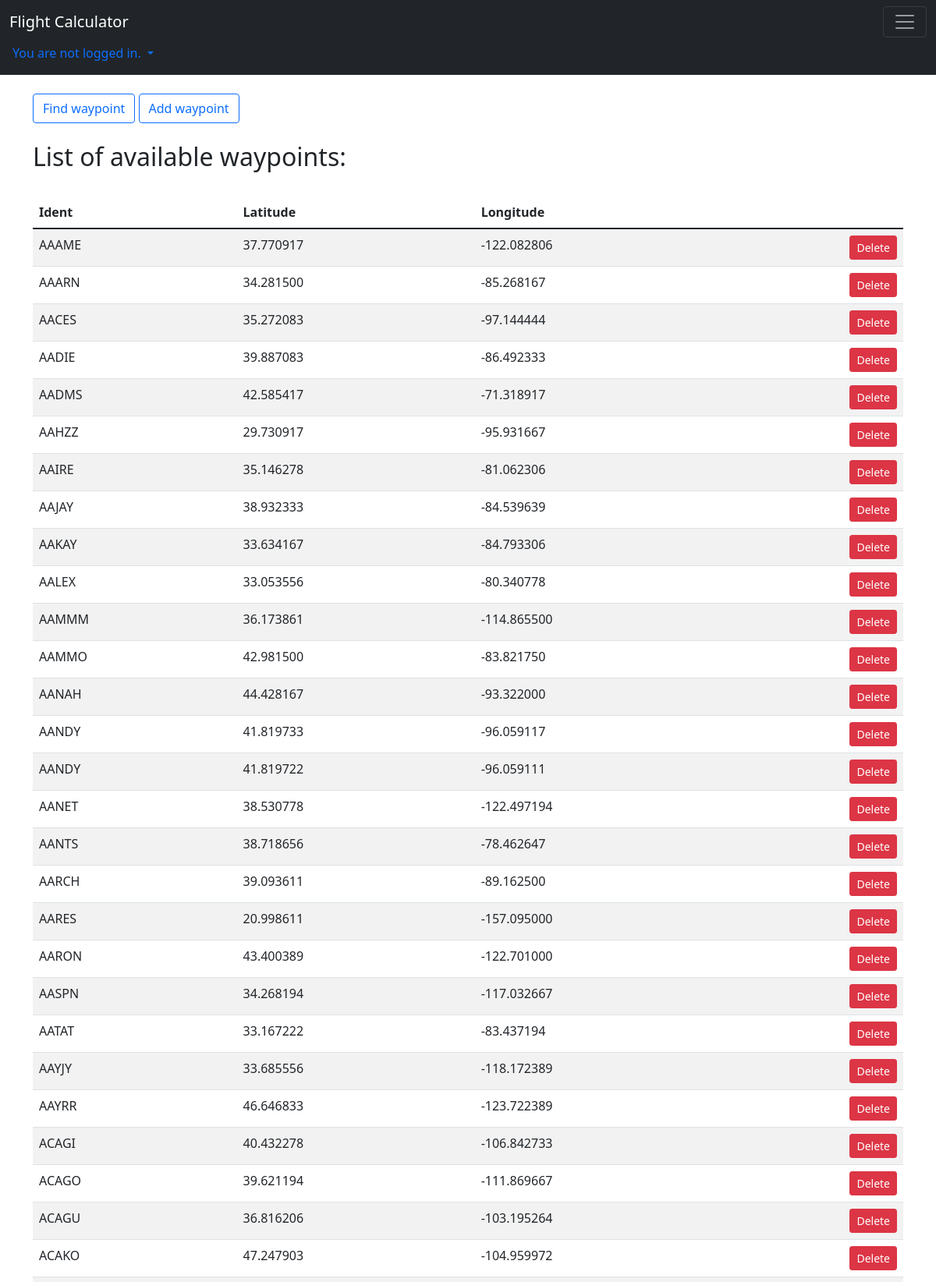
The page /viewer/waypoints (upper part) on the database its author committed.
### viewer/models.py (models this page shows, shortened)
class Waypoint(models.Model):
    name = models.CharField(max_length=5)
    lat = models.DecimalField(max_digits=8, decimal_places=6)
    lon = models.DecimalField(max_digits=9, decimal_places=6)

### viewer/views.py (the view)
# urls.py: path('waypoints', WaypointsView.as_view(), name="waypoints"),
class WaypointsView(ListView):
    template_name = "waypoints.html"
    model = Waypoint
    paginate_by = 200

### viewer/templates/waypoints.html (shortened to what this page needs)
{% extends "base.html" %}
{% block content %}
<a href="{% url 'viewer:waypoint_search' %}" class="btn btn-outline-primary mt-4" >Find waypoint</a>
<a href="{% url 'viewer:waypoint_add' %}" class="btn btn-outline-primary mt-4">Add waypoint</a>
<h2 class="py-4">List of available waypoints:</h2>
<table class="table table-striped table-hover">
  <thead>
    <tr>
      <th scope="col">Ident</th>
        <th scope="col">Latitude</th>
      <th scope="col">Longitude</th>
    </tr>
  </thead>
  <tbody>
  {% for waypoint in object_list %}
    <tr>
      <td>{{ waypoint.name}}</td>
      <td>{{ waypoint.lat }}</td>
        <td>{{ waypoint.lon }} <a class="btn btn-danger btn-sm float-end" href="{% url "viewer:delete_waypoint" waypoint.id %}">Delete</a> </td>
    </tr>
  {% endfor %}
  </tbody>
</table>
{% endblock %}

### rows shown on the page
Waypoint: name "AAAME", lat "37.770917", lon "-122.082806"
Waypoint: name "AAARN", lat "34.281500", lon "-85.268167"
Waypoint: name "AACES", lat "35.272083", lon "-97.144444"
Waypoint: name "AADIE", lat "39.887083", lon "-86.492333"
Waypoint: name "AADMS", lat "42.585417", lon "-71.318917"
Waypoint: name "AAHZZ", lat "29.730917", lon "-95.931667"
Waypoint: name "AAIRE", lat "35.146278", lon "-81.062306"
Waypoint: name "AAJAY", lat "38.932333", lon "-84.539639"
Waypoint: name "AAKAY", lat "33.634167", lon "-84.793306"
Waypoint: name "AALEX", lat "33.053556", lon "-80.340778"
Waypoint: name "AAMMM", lat "36.173861", lon "-114.865500"
Waypoint: name "AAMMO", lat "42.981500", lon "-83.821750"
Waypoint: name "AANAH", lat "44.428167", lon "-93.322000"
Waypoint: name "AANDY", lat "41.819733", lon "-96.059117"
Waypoint: name "AANDY", lat "41.819722", lon "-96.059111"
Waypoint: name "AANET", lat "38.530778", lon "-122.497194"
Waypoint: name "AANTS", lat "38.718656", lon "-78.462647"
Waypoint: name "AARCH", lat "39.093611", lon "-89.162500"
Waypoint: name "AARES", lat "20.998611", lon "-157.095000"
Waypoint: name "AARON", lat "43.400389", lon "-122.701000"
Waypoint: name "AASPN", lat "34.268194", lon "-117.032667"
Waypoint: name "AATAT", lat "33.167222", lon "-83.437194"
Waypoint: name "AAYJY", lat "33.685556", lon "-118.172389"
Waypoint: name "AAYRR", lat "46.646833", lon "-123.722389"
Waypoint: name "ACAGI", lat "40.432278", lon "-106.842733"
Waypoint: name "ACAGO", lat "39.621194", lon "-111.869667"
Waypoint: name "ACAGU", lat "36.816206", lon "-103.195264"
Waypoint: name "ACAKO", lat "47.247903", lon "-104.959972"
